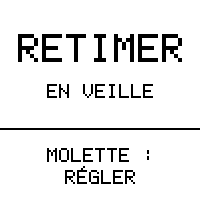
#> input picture test/host/references/01_idle.pbm, 200 x 200 px; its folder holds only this picture in this run
$ python screens.py
#> lines starting #> are read from the running program, lines starting #| are printed output that depends on the picture; after the words box and inside, x2 and y2 are one past the last pixel; in counts of white or black regions, pixels touching at a corner belong together
#!/usr/bin/env python3
"""Convertit les écrans de référence (test/host/references/*.pbm) en PNG.

Les images vont dans docs/ecrans/, agrandies ×2 et entourées d'un cadre gris
qui figure le bord de l'écran, pour être relues sans carte, sur téléphone.
Une planche docs/ecrans/planche.png les rassemble toutes.

    python3 tools/screens.py            (nécessite Pillow : pip install pillow)
"""
import pathlib
from PIL import Image, ImageDraw

root = pathlib.Path(__file__).resolve().parent.parent
source = root / "test/host/references"
destination = root / "docs/ecrans"
destination.mkdir(parents=True, exist_ok=True)

SCALE = 2
FRAME = 12
BACKGROUND = (205, 205, 200)  # bord du boîtier
PAPER = (238, 236, 228) # blanc de l'e-ink
INK = (30, 30, 30)

thumbnails = []
for pbm in sorted(source.glob("*.pbm")):
    screen = Image.open(pbm).convert("1")
#> screen is the input picture: PIL image 200x200 1; 91.2% white; 31 black regions (2 under 20 px), largest, box (x1, y1, x2, y2) and area: (0, 128, 200, 130) 400, (18, 34, 38, 62) 288, (42, 34, 62, 62) 288
    w, h = screen.size
#> w = 200; h = 200
    colour = Image.new("RGB", (w, h), PAPER)
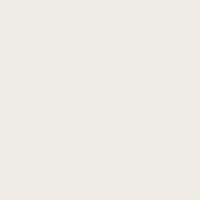
#> colour: PIL image 200x200 RGB; mean R, G, B 238, 236, 228
    colour.paste(INK, mask=screen.point(lambda v: 255 - v))
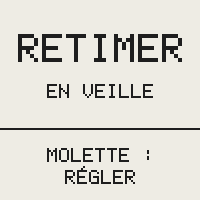
#> colour: PIL image 200x200 RGB; mean R, G, B 219.8, 218, 210.7
    colour = colour.resize((w * SCALE, h * SCALE), Image.NEAREST)
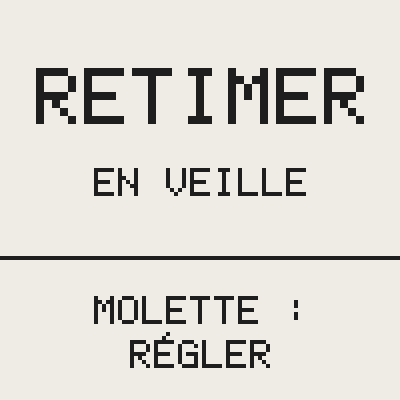
#> colour: PIL image 400x400 RGB; mean R, G, B 219.8, 218, 210.7
    framed = Image.new("RGB", (w * SCALE + 2 * FRAME, h * SCALE + 2 * FRAME), BACKGROUND)
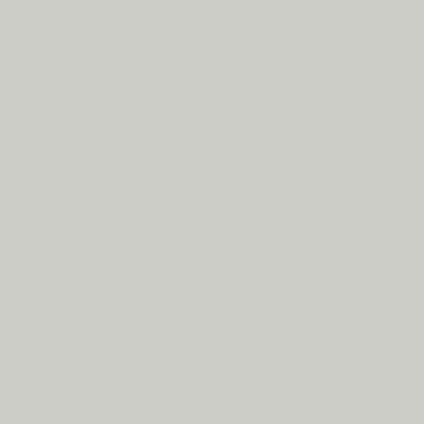
#> framed: PIL image 424x424 RGB; mean R, G, B 205, 205, 200
    framed.paste(colour, (FRAME, FRAME))
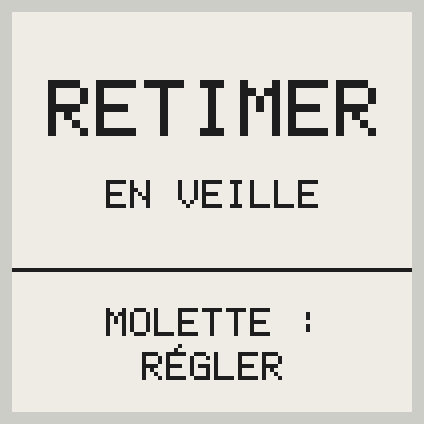
#> framed: PIL image 424x424 RGB; mean R, G, B 218.2, 216.5, 209.5
    framed.save(destination / (pbm.stem + ".png"), optimize=True)
    thumbnails.append((pbm.stem, framed))

if thumbnails:
    columns = 3
    tw, th = thumbnails[0][1].size
#> tw = 424; th = 424
    title = 24
    rows = (len(thumbnails) + columns - 1) // columns
#> rows = 1
    sheet = Image.new("RGB", (columns * tw, rows * (th + title)), (255, 255, 255))
#> sheet: PIL image 1272x448 RGB; every value is 255
    drawing = ImageDraw.Draw(sheet)
    for i, (name, image) in enumerate(thumbnails):
        x = (i % columns) * tw
        y = (i // columns) * (th + title)
        drawing.text((x + FRAME, y + 6), name, fill=(0, 0, 0))
        sheet.paste(image, (x, y + title))
#> this loop made 1 pass
#> (name, x, y) on pass 1: ('01_idle', 0, 0)
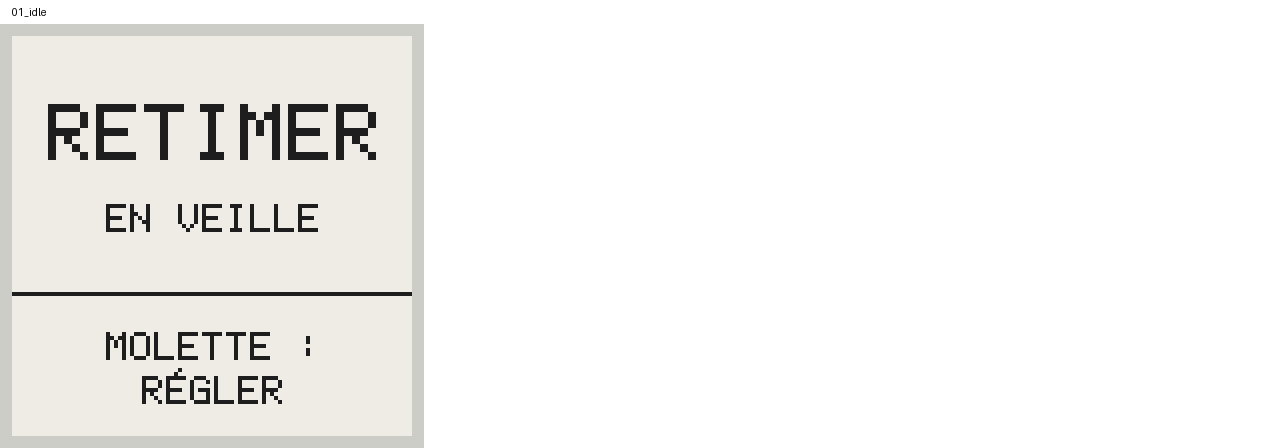
#> sheet: PIL image 1272x448 RGB; mean R, G, B 243.3, 242.8, 240.6
    sheet.save(destination / "planche.png", optimize=True)
print(len(thumbnails), "écrans")
#| 1 écrans

$ run again, on test/host/references/04_countdown_reduced.pbm
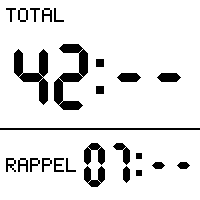
#> input picture test/host/references/04_countdown_reduced.pbm, 200 x 200 px
#> screen is the input picture: PIL image 200x200 1; 89.3% white; 26 black regions, largest, box (x1, y1, x2, y2) and area: (54, 44, 88, 110) 943, (14, 49, 48, 105) 803, (0, 128, 200, 130) 400
#> `framed.paste(colour, (FRAME, FRAME))`:
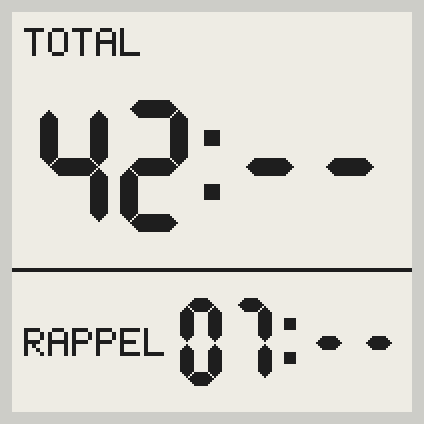
#> framed: PIL image 424x424 RGB; mean R, G, B 214.6, 213, 206.1
#> rows = 1
#> the loop `for i, (name, image) in enumerate(thumbnails):` made 1 pass
#> (name, x, y) on pass 1: ('04_countdown_reduced', 0, 0)
#> after the loop `for i, (name, image) in enumerate(thumbnails):`:
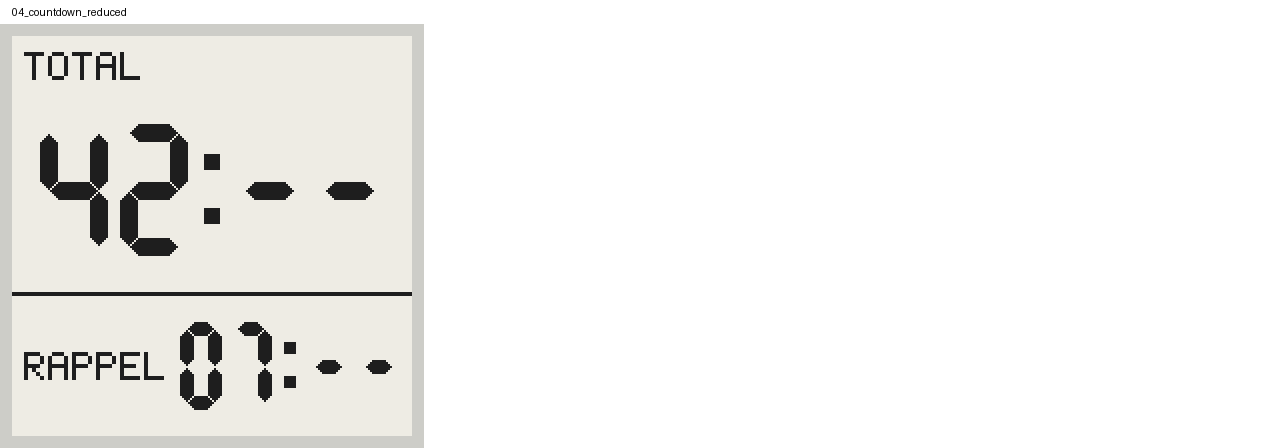
#> sheet: PIL image 1272x448 RGB; mean R, G, B 242.1, 241.6, 239.5
#| 1 écrans

$ run again, on test/host/references/05_countdown_full.pbm
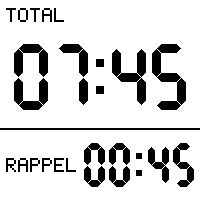
#> input picture test/host/references/05_countdown_full.pbm, 200 x 200 px
#> screen is the input picture: PIL image 200x200 1; 83.5% white; 28 black regions, largest, box (x1, y1, x2, y2) and area: (152, 44, 186, 110) 943, (112, 49, 146, 105) 803, (14, 44, 48, 77) 600
#> `framed.paste(colour, (FRAME, FRAME))`:
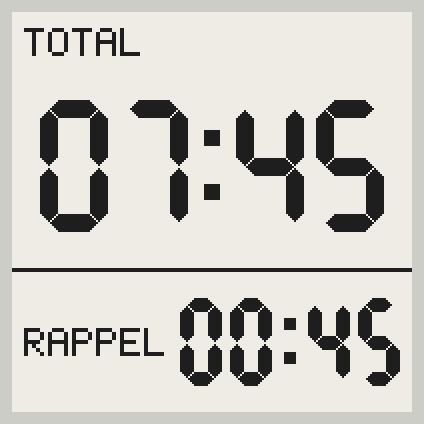
#> framed: PIL image 424x424 RGB; mean R, G, B 203.9, 202.4, 195.9
#> rows = 1
#> the loop `for i, (name, image) in enumerate(thumbnails):` made 1 pass
#> (name, x, y) on pass 1: ('05_countdown_full', 0, 0)
#> after the loop `for i, (name, image) in enumerate(thumbnails):`:
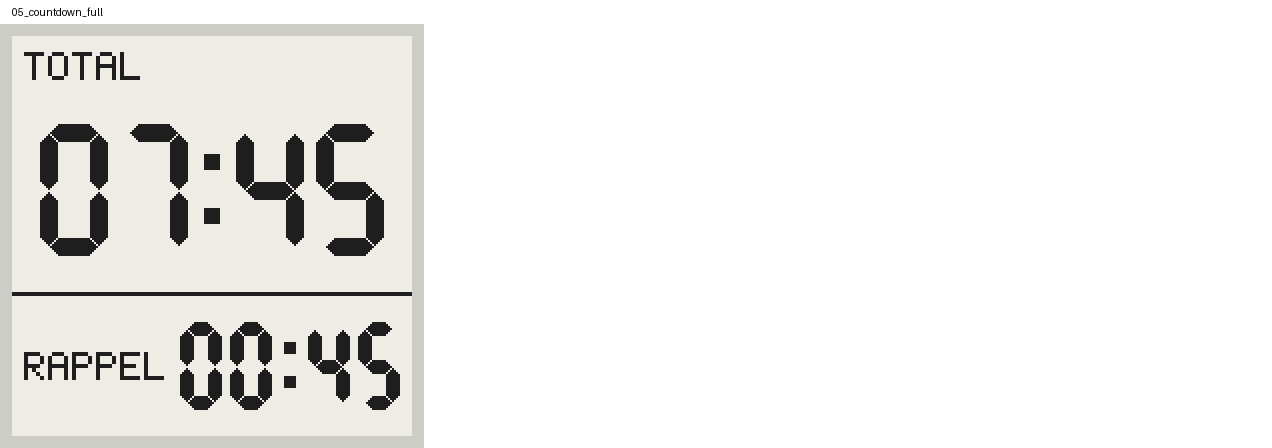
#> sheet: PIL image 1272x448 RGB; mean R, G, B 238.8, 238.3, 236.3
#| 1 écrans

$ run again, on test/host/references/06_countdown_hours.pbm
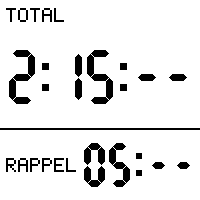
#> input picture test/host/references/06_countdown_hours.pbm, 200 x 200 px
#> screen is the input picture: PIL image 200x200 1; 90% white; 29 black regions, largest, box (x1, y1, x2, y2) and area: (9, 50, 35, 104) 573, (87, 50, 113, 104) 573, (0, 128, 200, 130) 400
#> `framed.paste(colour, (FRAME, FRAME))`:
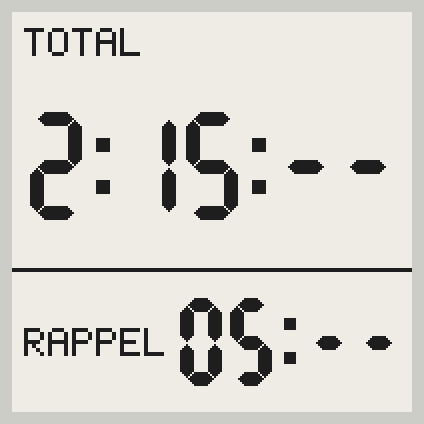
#> framed: PIL image 424x424 RGB; mean R, G, B 215.9, 214.3, 207.3
#> rows = 1
#> the loop `for i, (name, image) in enumerate(thumbnails):` made 1 pass
#> (name, x, y) on pass 1: ('06_countdown_hours', 0, 0)
#> after the loop `for i, (name, image) in enumerate(thumbnails):`:
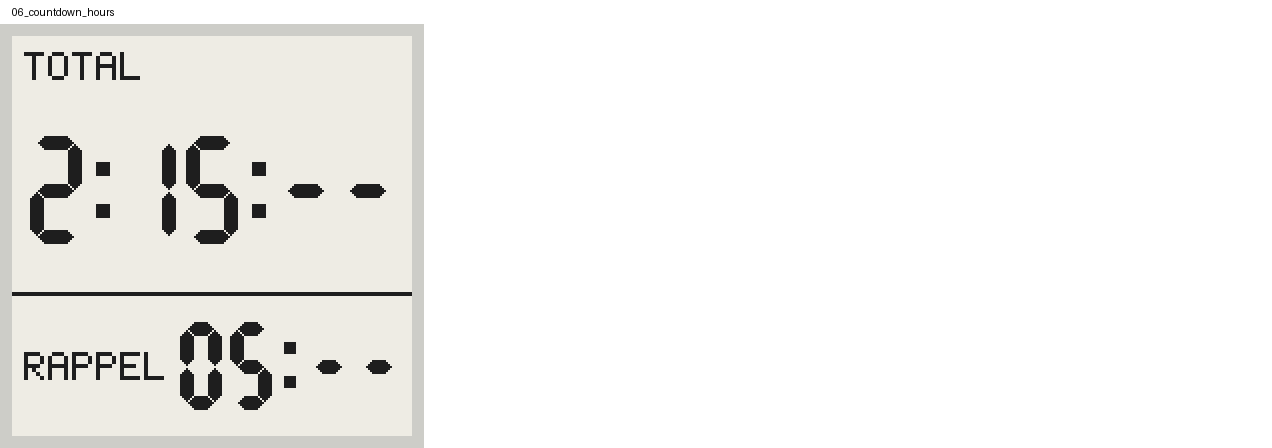
#> sheet: PIL image 1272x448 RGB; mean R, G, B 242.6, 242.1, 239.9
#| 1 écrans
